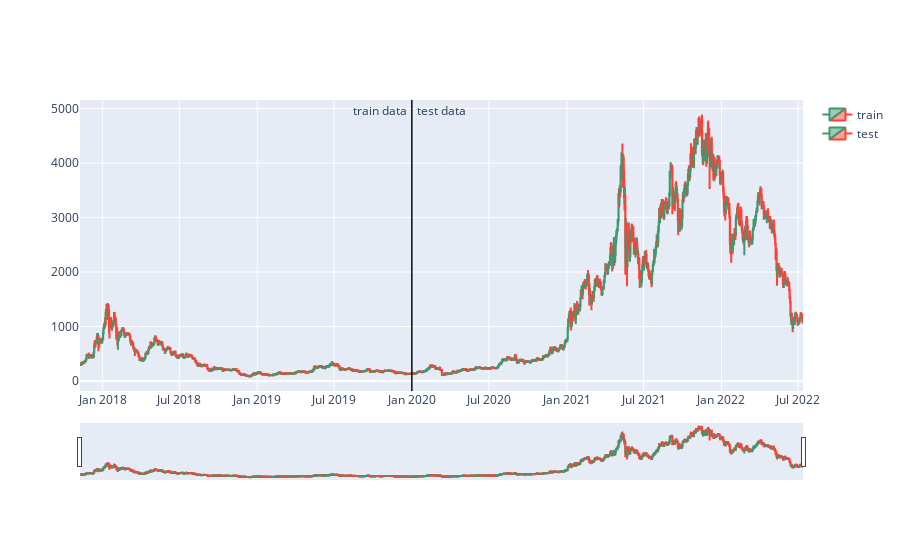

The code cell stored with this chart in its notebook:
### Code cell
plot_train_test(train, test, date_split)

### Figure 1 — Plotly figure (JSON) as saved in the notebook; plotly's stock layout.template omitted (floating-point values rounded to 4 significant figures; data arrays with more than 128 entries replaced by an {"elided": "..."} marker saying what was removed)
{"data": [{"close": {"elided": "784 float values"}, "high": {"elided": "784 float values"}, "low": {"elided": "784 float values"}, "name": "train", "open": {"elided": "784 float values"}, "type": "candlestick", "x": {"elided": "784 str values"}}, {"close": {"elided": "924 float values"}, "high": {"elided": "924 float values"}, "low": {"elided": "924 float values"}, "name": "test", "open": {"elided": "924 float values"}, "type": "candlestick", "x": {"elided": "924 str values"}}], "layout": {"annotations": [{"showarrow": false, "text": " test data", "x": "2020-01-01", "xanchor": "left", "xref": "x", "y": 1, "yref": "paper"}, {"showarrow": false, "text": "train data ", "x": "2020-01-01", "xanchor": "right", "xref": "x", "y": 1, "yref": "paper"}], "shapes": [{"line": {"color": "rgb(0,0,0)", "width": 1}, "x0": "2020-01-01", "x1": "2020-01-01", "xref": "x", "y0": 0, "y1": 1, "yref": "paper"}]}}
